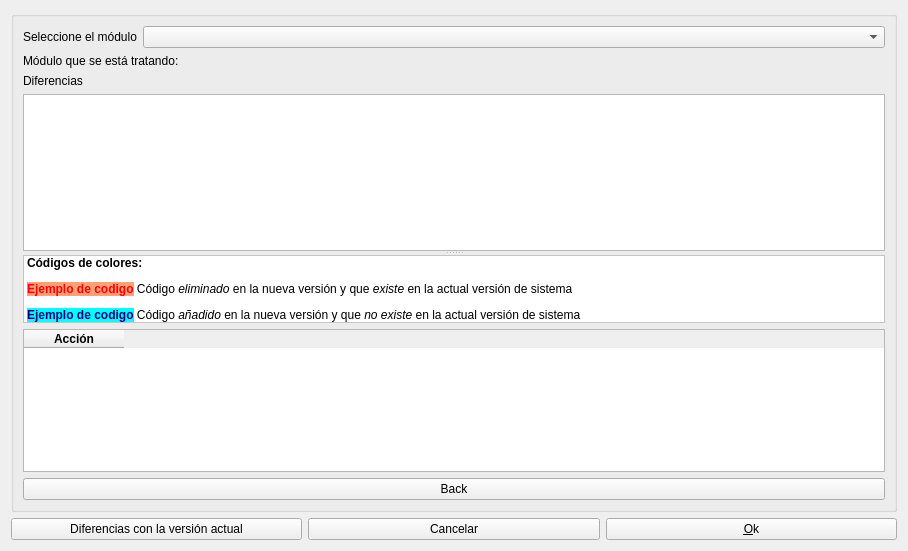
<?xml version="1.0" encoding="UTF-8"?>
<ui version="4.0">
 <class>SystemItemsDlg</class>
 <widget class="QDialog" name="SystemItemsDlg">
  <property name="geometry">
   <rect>
    <x>0</x>
    <y>0</y>
    <width>908</width>
    <height>551</height>
   </rect>
  </property>
  <property name="windowTitle">
   <string>Opciones de importación de módulo</string>
  </property>
  <property name="windowIcon">
   <iconset resource="../resources/resources.qrc">
    <normaloff>:/aplicacion/images/BolaAleph.png</normaloff>:/aplicacion/images/BolaAleph.png</iconset>
  </property>
  <layout class="QGridLayout" name="gridLayout">
   <item row="0" column="0" colspan="3">
    <widget class="QGroupBox" name="groupBox">
     <property name="title">
      <string/>
     </property>
     <layout class="QGridLayout" name="gridLayout_2">
      <item row="0" column="0" colspan="2">
       <layout class="QHBoxLayout" name="horizontalLayout">
        <item>
         <widget class="QLabel" name="lblModule">
          <property name="sizePolicy">
           <sizepolicy hsizetype="Maximum" vsizetype="Preferred">
            <horstretch>0</horstretch>
            <verstretch>0</verstretch>
           </sizepolicy>
          </property>
          <property name="text">
           <string>Seleccione el módulo</string>
          </property>
         </widget>
        </item>
        <item>
         <widget class="QComboBox" name="cbModule"/>
        </item>
       </layout>
      </item>
      <item row="1" column="0">
       <widget class="QLabel" name="lblModuleName">
        <property name="text">
         <string>Módulo que se está tratando:</string>
        </property>
       </widget>
      </item>
      <item row="2" column="0" colspan="2">
       <widget class="QStackedWidget" name="stackedWidget">
        <property name="currentIndex">
         <number>1</number>
        </property>
        <widget class="QWidget" name="page">
         <layout class="QGridLayout" name="gridLayout_4">
          <property name="leftMargin">
           <number>0</number>
          </property>
          <property name="topMargin">
           <number>0</number>
          </property>
          <property name="rightMargin">
           <number>0</number>
          </property>
          <property name="bottomMargin">
           <number>0</number>
          </property>
          <item row="0" column="0" colspan="2">
           <widget class="QLabel" name="label">
            <property name="text">
             <string>Estos serán los items que se importarán. Desmarque los que no quiera que se importe</string>
            </property>
           </widget>
          </item>
          <item row="1" column="0" colspan="2">
           <widget class="QTableWidget" name="tableWidget">
            <property name="editTriggers">
             <set>QAbstractItemView::NoEditTriggers</set>
            </property>
            <property name="alternatingRowColors">
             <bool>true</bool>
            </property>
            <property name="selectionMode">
             <enum>QAbstractItemView::SingleSelection</enum>
            </property>
            <property name="selectionBehavior">
             <enum>QAbstractItemView::SelectRows</enum>
            </property>
            <property name="sortingEnabled">
             <bool>true</bool>
            </property>
            <column>
             <property name="text">
              <string>Nombre</string>
             </property>
             <property name="font">
              <font>
               <weight>75</weight>
               <bold>true</bold>
              </font>
             </property>
            </column>
            <column>
             <property name="text">
              <string>Nueva Versión</string>
             </property>
             <property name="font">
              <font>
               <weight>75</weight>
               <bold>true</bold>
              </font>
             </property>
            </column>
            <column>
             <property name="text">
              <string>Nuevo Módulo</string>
             </property>
             <property name="font">
              <font>
               <weight>75</weight>
               <bold>true</bold>
              </font>
             </property>
            </column>
            <column>
             <property name="text">
              <string>Versión actual</string>
             </property>
             <property name="font">
              <font>
               <weight>75</weight>
               <bold>true</bold>
              </font>
             </property>
            </column>
            <column>
             <property name="text">
              <string>Módulo actual</string>
             </property>
             <property name="font">
              <font>
               <weight>75</weight>
               <bold>true</bold>
              </font>
             </property>
            </column>
            <column>
             <property name="text">
              <string>Type</string>
             </property>
             <property name="font">
              <font>
               <weight>75</weight>
               <bold>true</bold>
              </font>
             </property>
            </column>
            <column>
             <property name="text">
              <string>Debug</string>
             </property>
             <property name="font">
              <font>
               <weight>75</weight>
               <bold>true</bold>
              </font>
             </property>
            </column>
            <column>
             <property name="text">
              <string>Debug on Init</string>
             </property>
             <property name="font">
              <font>
               <weight>75</weight>
               <bold>true</bold>
              </font>
             </property>
            </column>
            <column>
             <property name="text">
              <string>Acción a realizar</string>
             </property>
             <property name="font">
              <font>
               <weight>75</weight>
               <bold>true</bold>
              </font>
             </property>
            </column>
           </widget>
          </item>
          <item row="2" column="0">
           <widget class="QPushButton" name="pbCheckAll">
            <property name="text">
             <string>Check All</string>
            </property>
           </widget>
          </item>
          <item row="2" column="1">
           <widget class="QPushButton" name="pbUnselectAll">
            <property name="text">
             <string>Uncheck All</string>
            </property>
           </widget>
          </item>
         </layout>
        </widget>
        <widget class="QWidget" name="pageDiff">
         <layout class="QGridLayout" name="gridLayout_3">
          <property name="leftMargin">
           <number>0</number>
          </property>
          <property name="topMargin">
           <number>0</number>
          </property>
          <property name="rightMargin">
           <number>0</number>
          </property>
          <property name="bottomMargin">
           <number>0</number>
          </property>
          <item row="0" column="0">
           <widget class="QLabel" name="label_3">
            <property name="text">
             <string>Diferencias</string>
            </property>
           </widget>
          </item>
          <item row="1" column="0" colspan="2">
           <widget class="QSplitter" name="splitter_2">
            <property name="orientation">
             <enum>Qt::Vertical</enum>
            </property>
            <widget class="QSplitter" name="splitter">
             <property name="orientation">
              <enum>Qt::Horizontal</enum>
             </property>
             <widget class="QTextEdit" name="txtDiff">
              <property name="font">
               <font>
                <family>Courier</family>
                <pointsize>10</pointsize>
               </font>
              </property>
             </widget>
            </widget>
            <widget class="QWidget" name="layoutWidget">
             <layout class="QVBoxLayout" name="verticalLayout_2">
              <item>
               <widget class="QLabel" name="label_2">
                <property name="sizePolicy">
                 <sizepolicy hsizetype="Preferred" vsizetype="Fixed">
                  <horstretch>0</horstretch>
                  <verstretch>0</verstretch>
                 </sizepolicy>
                </property>
                <property name="styleSheet">
                 <string notr="true">background:white</string>
                </property>
                <property name="frameShape">
                 <enum>QFrame::StyledPanel</enum>
                </property>
                <property name="frameShadow">
                 <enum>QFrame::Sunken</enum>
                </property>
                <property name="text">
                 <string>&lt;html&gt;&lt;head/&gt;&lt;body&gt;&lt;p&gt;&lt;span style=&quot; font-weight:600;&quot;&gt;Códigos de colores:&lt;/span&gt;&lt;/p&gt;&lt;p&gt;&lt;span style=&quot;font-weight:bold; color:#ff0000; background-color:#ffa07a;&quot;&gt;Ejemplo de codigo&lt;/span&gt; Código &lt;span style=&quot; font-style:italic;&quot;&gt;eliminado&lt;/span&gt; en la nueva versión y que &lt;span style=&quot; font-style:italic;&quot;&gt;existe&lt;/span&gt; en la actual versión de sistema&lt;/p&gt;&lt;p&gt;&lt;span style=&quot;font-weight:bold; color:#000080; background-color:#00ffff;&quot;&gt;Ejemplo de codigo&lt;/span&gt; Código &lt;span style=&quot; font-style:italic;&quot;&gt;añadido&lt;/span&gt; en la nueva versión y que &lt;span style=&quot; font-style:italic;&quot;&gt;no existe&lt;/span&gt; en la actual versión de sistema&lt;/p&gt;&lt;/body&gt;&lt;/html&gt;</string>
                </property>
               </widget>
              </item>
              <item>
               <widget class="QTableWidget" name="twDiff">
                <column>
                 <property name="text">
                  <string>Acción</string>
                 </property>
                 <property name="font">
                  <font>
                   <weight>75</weight>
                   <bold>true</bold>
                  </font>
                 </property>
                </column>
               </widget>
              </item>
             </layout>
            </widget>
           </widget>
          </item>
          <item row="2" column="0" colspan="2">
           <widget class="QPushButton" name="pbBack">
            <property name="text">
             <string>Back</string>
            </property>
            <property name="icon">
             <iconset resource="../resources/resources.qrc">
              <normaloff>:/generales/images/previuosrecord.png</normaloff>:/generales/images/previuosrecord.png</iconset>
            </property>
           </widget>
          </item>
         </layout>
        </widget>
       </widget>
      </item>
     </layout>
    </widget>
   </item>
   <item row="1" column="0">
    <widget class="QPushButton" name="pbDiff">
     <property name="text">
      <string>Diferencias con la versión actual</string>
     </property>
     <property name="icon">
      <iconset resource="../resources/resources.qrc">
       <normaloff>:/generales/images/applyfilter.png</normaloff>:/generales/images/applyfilter.png</iconset>
     </property>
    </widget>
   </item>
   <item row="1" column="1">
    <widget class="QPushButton" name="pbCancel">
     <property name="text">
      <string>Cancelar</string>
     </property>
     <property name="icon">
      <iconset resource="../resources/resources.qrc">
       <normaloff>:/generales/images/close.png</normaloff>:/generales/images/close.png</iconset>
     </property>
    </widget>
   </item>
   <item row="1" column="2">
    <widget class="QPushButton" name="pbOk">
     <property name="text">
      <string>&amp;Ok</string>
     </property>
     <property name="icon">
      <iconset resource="../resources/resources.qrc">
       <normaloff>:/aplicacion/images/ok.png</normaloff>:/aplicacion/images/ok.png</iconset>
     </property>
    </widget>
   </item>
  </layout>
 </widget>
 <resources>
  <include location="../resources/resources.qrc"/>
  <include location="../resources/resources.qrc"/>
  <include location="../resources/resources.qrc"/>
 </resources>
 <connections/>
</ui>
